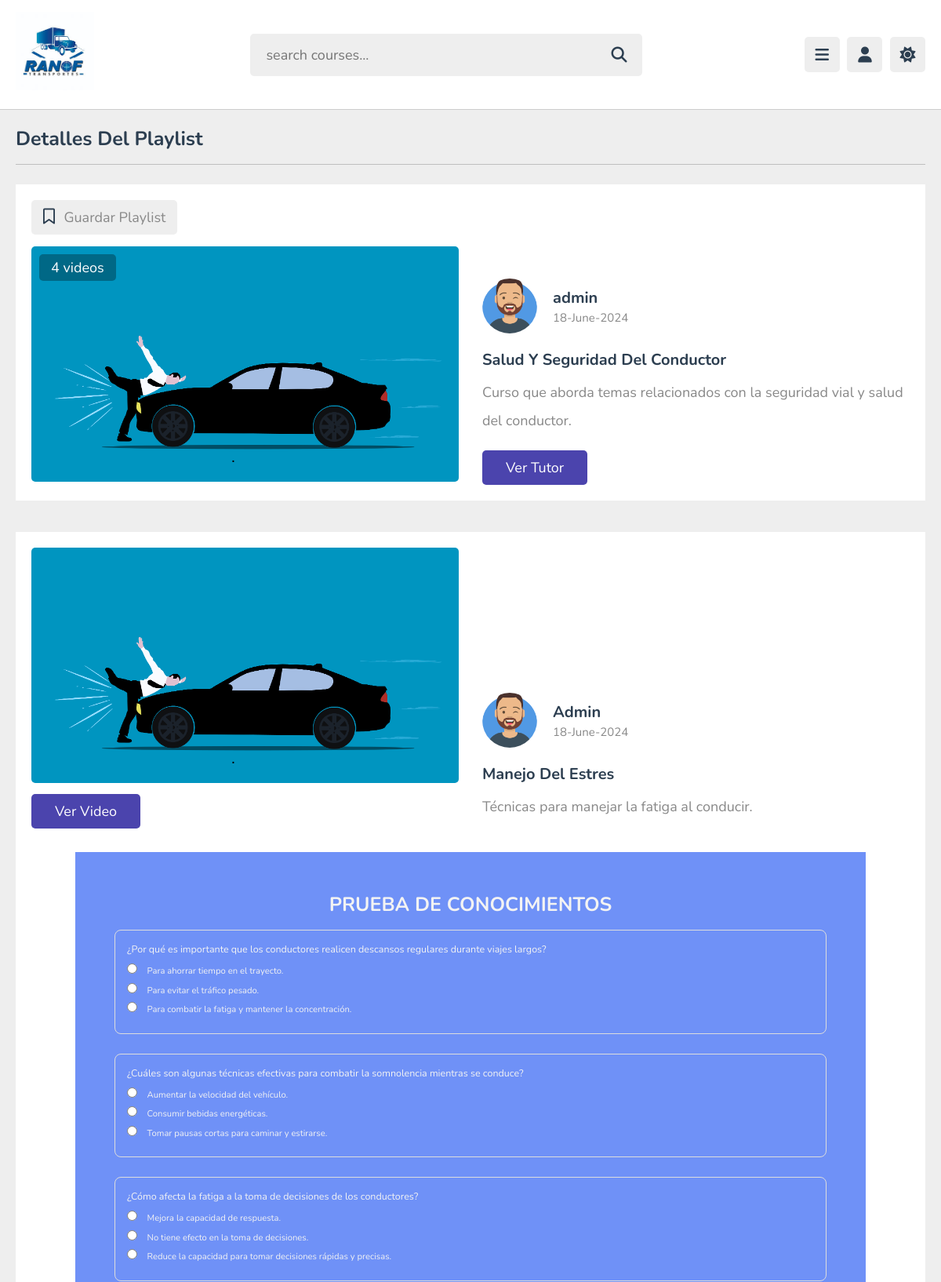
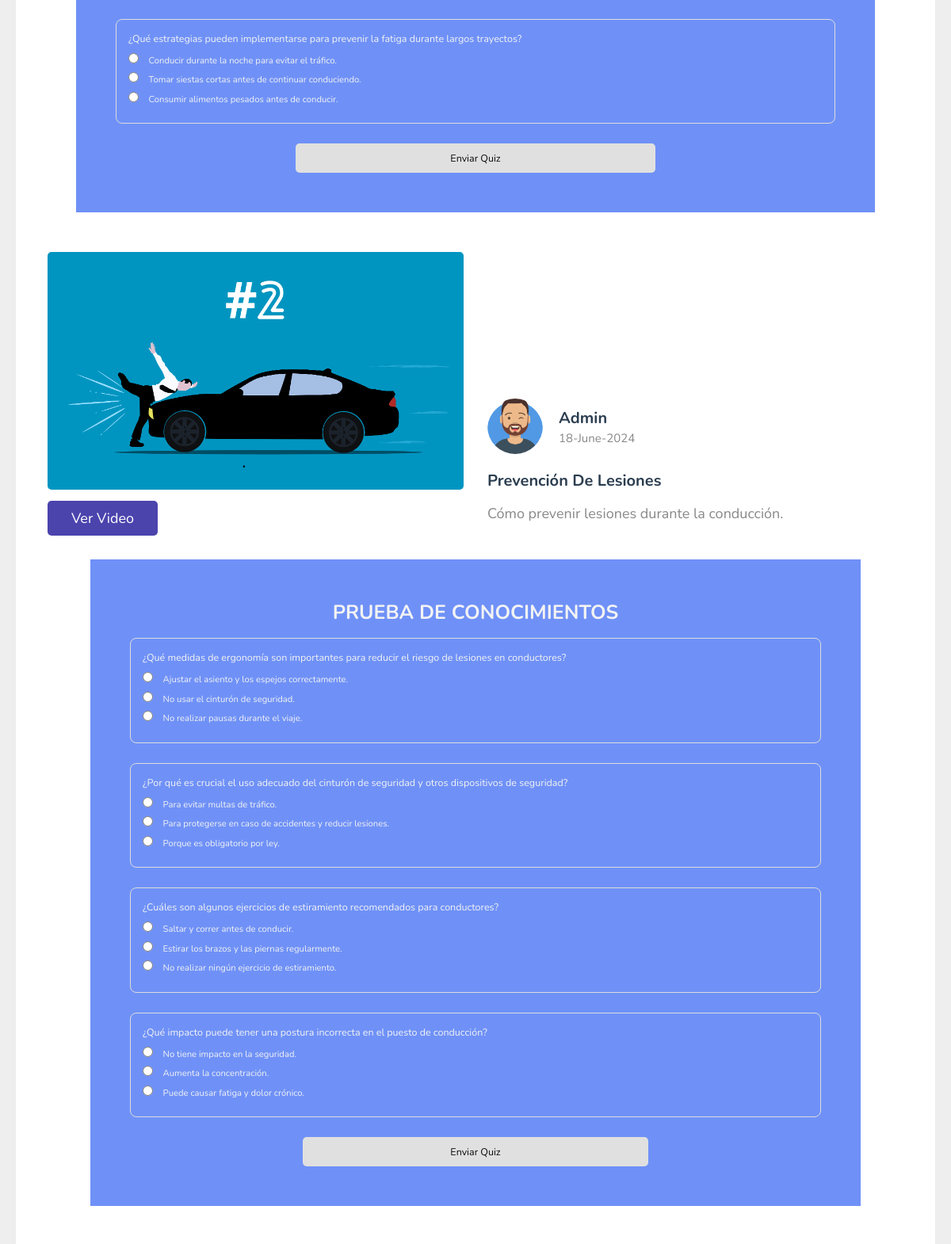
/detallesCurso.php?curso_id=1 (signed in, upper part), run on the app's committed database (2 pictures, top to bottom).
### tables this page shows
CREATE TABLE `cursos`  (
  `ID` int(11) NOT NULL AUTO_INCREMENT,
  `Nombre` varchar(255) NULL DEFAULT NULL,
  `Descripcion` text NULL,
  `Estado` varchar(50) NULL DEFAULT NULL,
  `FechaActualizacion` timestamp NOT NULL DEFAULT CURRENT_TIMESTAMP ON UPDATE CURRENT_TIMESTAMP,
  `CertificadoRequerido` tinyint(1) NULL DEFAULT NULL,
  `IDAdmin` int(11) NULL DEFAULT NULL,
  `MiniaturaCurso` varchar(255) NULL DEFAULT NULL,
  PRIMARY KEY (`ID`) USING BTREE,
  INDEX `fk_admin`(`IDAdmin`) USING BTREE,
  CONSTRAINT `fk_admin` FOREIGN KEY (`IDAdmin`) REFERENCES `transportistas` (`ID`) ON DELETE RESTRICT ON UPDATE RESTRICT
);

CREATE TABLE `transportistas`  (
  `ID` int(11) NOT NULL AUTO_INCREMENT,
  `NumeroTrabajador` varchar(50) NULL DEFAULT NULL,
  `Nombre` varchar(255) NULL DEFAULT NULL,
  `Apellido` varchar(255) NULL DEFAULT NULL,
  `Contraseña` varchar(255) NULL DEFAULT NULL,
  `Imagen` varchar(255) NULL DEFAULT NULL,
  `CorreoElectronico` varchar(255) NULL DEFAULT NULL,
  `EstaActivo` tinyint(1) NULL DEFAULT NULL,
  `EsAdmin` tinyint(1) NULL DEFAULT 0,
  PRIMARY KEY (`ID`) USING BTREE
);

CREATE TABLE `videos`  (
  `ID` int(11) NOT NULL AUTO_INCREMENT,
  `IDSubtema` int(11) NULL DEFAULT NULL,
  `Titulo` varchar(255) NULL DEFAULT NULL,
  `Descripcion` text NULL,
  `VideoURL` varchar(255) NULL DEFAULT NULL,
  `Orden` int(11) NULL DEFAULT NULL,
  `MiniaturaVideo` varchar(255) NULL DEFAULT NULL,
  PRIMARY KEY (`ID`) USING BTREE,
  INDEX `IDSubtema`(`IDSubtema`) USING BTREE,
  CONSTRAINT `videos_ibfk_1` FOREIGN KEY (`IDSubtema`) REFERENCES `subtemas` (`ID`) ON DELETE RESTRICT ON UPDATE RESTRICT
);

CREATE TABLE `subtemas`  (
  `ID` int(11) NOT NULL AUTO_INCREMENT,
  `IDCurso` int(11) NULL DEFAULT NULL,
  `Nombre` varchar(255) NULL DEFAULT NULL,
  `Descripcion` text NULL,
  `Orden` int(11) NULL DEFAULT NULL,
  PRIMARY KEY (`ID`) USING BTREE,
  INDEX `IDCurso`(`IDCurso`) USING BTREE,
  CONSTRAINT `subtemas_ibfk_1` FOREIGN KEY (`IDCurso`) REFERENCES `cursos` (`ID`) ON DELETE RESTRICT ON UPDATE RESTRICT
);

CREATE TABLE `preguntas`  (
  `ID` int(11) NOT NULL AUTO_INCREMENT,
  `IDCurso` int(11) NOT NULL,
  `IDSubtema` int(11) NOT NULL,
  `Pregunta` varchar(255) NOT NULL,
  `OpcionA` varchar(255) NOT NULL,
  `OpcionB` varchar(255) NOT NULL,
  `OpcionC` varchar(255) NOT NULL,
  `RespuestaCorrecta` varchar(1) NOT NULL,
  PRIMARY KEY (`ID`) USING BTREE,
  INDEX `IDCurso`(`IDCurso`) USING BTREE,
  INDEX `IDSubtema`(`IDSubtema`) USING BTREE,
  CONSTRAINT `fk_curso_preguntas` FOREIGN KEY (`IDCurso`) REFERENCES `cursos` (`ID`) ON DELETE CASCADE ON UPDATE CASCADE,
  CONSTRAINT `fk_subtema_preguntas` FOREIGN KEY (`IDSubtema`) REFERENCES `subtemas` (`ID`) ON DELETE CASCADE ON UPDATE CASCADE
);

### detallesCurso.php (the view, shortened to what this page needs)
<!DOCTYPE html>
<html lang="en">
<head>
   <link rel="stylesheet" href="https://cdnjs.cloudflare.com/ajax/libs/font-awesome/6.1.2/css/all.min.css">
   <link rel="stylesheet" href="Recursos/css/style.css">
   <link rel="stylesheet" href="Recursos/css/quiz.css">
</head>
<body>
   <?php
   include 'header.php';
   ?>
   <?php
   require_once 'Conexion/conectar.php';
   if (isset($_GET['curso_id'])) {
      $IDCurso = $_GET['curso_id'];
      $sql = "SELECT c.Nombre AS NombreCurso, c.Descripcion, c.MiniaturaCurso, c.FechaActualizacion,
               t.Nombre AS NombreAdmin, t.Imagen AS ImagenAdmin
           FROM cursos c
           INNER JOIN transportistas t ON c.IDAdmin = t.ID
           WHERE c.ID = $IDCurso";
      $result = $cn->query($sql);
      if ($result->num_rows > 0) {
         $curso = $result->fetch_assoc();
      } else {
         echo "No se encontró el curso.";
         exit;
      }
      $sql_videos = "SELECT COUNT(*) AS total_videos FROM videos WHERE IDSubtema IN (SELECT ID FROM subtemas WHERE IDCurso = $IDCurso)";
      $result_videos = $cn->query($sql_videos);
      if ($result_videos->num_rows > 0) {
         $total_videos = $result_videos->fetch_assoc()['total_videos'];
      } else {
         $total_videos = 0;
      }
   } else {
      echo "No se proporcionó el ID del curso.";
      exit;
   }
   ?>
   <section class="playlist-details">
      <h1 class="heading">Detalles del Playlist</h1>
      <div class="row">
         <div class="column">
            <form action="" method="post" class="save-playlist">
               <button type="submit"><i class="far fa-bookmark"></i> <span>Guardar Playlist</span></button>
            </form>
            <div class="thumb">
               <img src="<?php echo $curso['MiniaturaCurso']; ?>" alt="Miniatura del Curso">
               <span><?php echo $total_videos; ?> videos</span>
            </div>
         </div>
         <div class="column">
            <div class="tutor">
               <img src="<?php echo $curso['ImagenAdmin']; ?>" alt="Tutor">
               <div>
                  <h3><?php echo $curso['NombreAdmin']; ?></h3>
                  <span><?php echo date('d-F-Y', strtotime($curso['FechaActualizacion'])); ?></span>
               </div>
            </div>
            <div class="details">
               <h3><?php echo $curso['NombreCurso']; ?></h3>
               <p><?php echo $curso['Descripcion']; ?></p>
               <a href="" class="inline-btn">Ver tutor</a>
            </div>
         </div>
      </div>
   </section>
   <section class="playlist-details">
      <?php
      include 'Conexion/conectar.php';
      $IDCurso = $_GET['curso_id'];
      $sql_subtemas = "SELECT * FROM subtemas WHERE IDCurso = $IDCurso ORDER BY Orden";
      $result_subtemas = $cn->query($sql_subtemas);
      if ($result_subtemas->num_rows > 0) {
         while ($subtema = $result_subtemas->fetch_assoc()) {
            $IDSubtema = $subtema['ID'];
            $sql_videos_subtema = "SELECT * FROM videos WHERE IDSubtema = $IDSubtema ORDER BY Orden";
            $result_videos_subtema = $cn->query($sql_videos_subtema);
            if ($result_videos_subtema->num_rows > 0) {
               while ($video = $result_videos_subtema->fetch_assoc()) {
      ?>
                  <div class="row">
                     <div class="column">
                        <div class="thumb" id="videoContainer_<?php echo $video['ID']; ?>">
                           <img src="<?php echo $video['MiniaturaVideo']; ?>" alt="Miniatura del Video">
                           <button class="inline-btn show-video-btn" data-video="<?php echo $video['VideoURL']; ?>" data-miniatura="<?php echo $video['MiniaturaVideo']; ?>">Ver Video</button>
                        </div>
                     </div>
                     <div class="column">
                        <div class="details">
                           <div class="column">
                              <div class="tutor">
                                 <img src="<?php echo $curso['ImagenAdmin']; ?>" alt="Tutor">
                                 <div>
                                    <h3><?php echo $curso['NombreAdmin']; ?></h3>
                                    <span><?php echo date('d-F-Y', strtotime($curso['FechaActualizacion'])); ?></span>
                                 </div>
                              </div>
                              <h3><?php echo $video['Titulo']; ?></h3>
                              <p><?php echo $subtema['Descripcion']; ?></p>
                           </div>
                        </div>
                     </div>
                     <?php
                     $sql_preguntas = "SELECT * FROM preguntas WHERE IDSubtema = $IDSubtema";
                     $result_preguntas = $cn->query($sql_preguntas);
                     if ($result_preguntas->num_rows > 0) {
                     ?>
                        <div class="quiz-section">
                           <h1 class="quiz-title">PRUEBA DE CONOCIMIENTOS</h1>
                           <form id="quizForm_<?php echo $IDSubtema; ?>" class="quiz-form">
                              <?php
                              $delay = 0;
                              while ($pregunta = $result_preguntas->fetch_assoc()) { ?>
                                 <div class="quiz-question" style="animation-delay: <?php echo $delay; ?>s;">
                                    <label class="question-text"><?php echo $pregunta['Pregunta']; ?></label>
                                    <div class="quiz-option">
                                       <input class="option-input" type="radio" name="pregunta_<?php echo $pregunta['ID']; ?>" value="A" data-correct="<?php echo ($pregunta['RespuestaCorrecta'] == 'A') ? 'true' : 'false'; ?>" id="pregunta_<?php echo $pregunta['ID']; ?>_A">
                                       <label class="option-label" for="pregunta_<?php echo $pregunta['ID']; ?>_A"><?php echo $pregunta['OpcionA']; ?></label>
                                    </div>
                                    <div class="quiz-option">
                                       <input class="option-input" type="radio" name="pregunta_<?php echo $pregunta['ID']; ?>" value="B" data-correct="<?php echo ($pregunta['RespuestaCorrecta'] == 'B') ? 'true' : 'false'; ?>" id="pregunta_<?php echo $pregunta['ID']; ?>_B">
                                       <label class="option-label" for="pregunta_<?php echo $pregunta['ID']; ?>_B"><?php echo $pregunta['OpcionB']; ?></label>
                                    </div>
                                    <div class="quiz-option">
                                       <input class="option-input" type="radio" name="pregunta_<?php echo $pregunta['ID']; ?>" value="C" data-correct="<?php echo ($pregunta['RespuestaCorrecta'] == 'C') ? 'true' : 'false'; ?>" id="pregunta_<?php echo $pregunta['ID']; ?>_C">
                                       <label class="option-label" for="pregunta_<?php echo $pregunta['ID']; ?>_C"><?php echo $pregunta['OpcionC']; ?></label>
                                    </div>
                                 </div>
                              <?php
                                 $delay += 0.5;
                              } ?>
                              <button type="submit" class="quiz-submit">Enviar Quiz</button>
                           </form>
                        </div>
         <?php
                     } else {
                        echo "<p>No se encontraron preguntas para el subtema ID: $IDSubtema</p>";
                     }
                  }
               } else {
                  echo "No se encontraron videos para el subtema ID: $IDSubtema";
               }
            }
         } else {
            echo "No se encontraron subtemas para el curso ID: $IDCurso";
         }
         ?>
   </section>
</body>
</html>

### header.php (shortened to what this page needs)
<header class="header">
    <section class="flex">
        <a href="home.php" class="logo">
            <img src="Recursos/imagenes/Logo.jpg" alt="Logo de RANOF">
        </a>
        <form action="search.php" method="post" class="search-form">
            <input type="text" name="search_box" required placeholder="search courses..." maxlength="100">
            <button type="submit" class="fas fa-search"></button>
        </form>
        <div class="icons">
            <div id="menu-btn" class="fas fa-bars"></div>
            <div id="user-btn" class="fas fa-user"></div>
            <div id="toggle-btn" class="fas fa-sun"></div>
        </div>
    </section>
</header>

### Recursos/css/style.css (style rules this page uses)
:root { --main-color: #4b44ad; --red: #e74c3c; --orange: #f39c12; --light-color: #888; --light-bg: #eee; --black: #2c3e50; --white: #fff; --border: .1rem solid rgba(0, 0, 0, .2); }
* { font-family: 'Nunito', sans-serif; margin: 0; padding: 0; box-sizing: border-box; outline: none; border: none; text-decoration: none; }
html { font-size: 62.5%; overflow-x: hidden; }
body { background-color: var(--light-bg); padding-left: 30rem; }
section { padding: 2rem; margin: 0 auto; max-width: 1200px; }
.heading { font-size: 2.5rem; color: var(--black); margin-bottom: 2.5rem; border-bottom: var(--border); padding-bottom: 1.5rem; text-transform: capitalize; }
.inline-btn, .inline-option-btn, .inline-delete-btn, .btn, .delete-btn, .option-btn { border-radius: .5rem; color: #fff; font-size: 1.8rem; cursor: pointer; text-transform: capitalize; padding: 1rem 3rem; text-align: center; margin-top: 1rem; }
.inline-btn, .inline-option-btn, .inline-delete-btn { display: inline-block; }
.btn, .inline-btn { background-color: var(--main-color); }
.header { position: sticky; top: 0; left: 0; right: 0; background-color: var(--white); z-index: 1000; border-bottom: var(--border); }
.header .flex { display: flex; align-items: center; justify-content: space-between; position: relative; padding: 1.5rem 2rem; }
.header .flex .logo { font-size: 2.5rem; color: var(--black); }
.header .flex .logo img { width: 100px; height: auto; }
.header .flex .search-form { width: 50rem; border-radius: .5rem; background-color: var(--light-bg); padding: 1.5rem 2rem; display: flex; gap: 2rem; }
.header .flex .search-form input { width: 100%; font-size: 1.8rem; color: var(--black); background: none; }
.header .flex .search-form button { background: none; font-size: 2rem; cursor: pointer; color: var(--black); }
.header .flex .icons div { font-size: 2rem; color: var(--black); background-color: var(--light-bg); border-radius: .5rem; height: 4.5rem; width: 4.5rem; line-height: 4.5rem; cursor: pointer; text-align: center; margin-left: .7rem; }
.playlist-details .row { display: flex; align-items: flex-end; gap: 3rem; flex-wrap: wrap; background-color: var(--white); padding: 2rem; }
.playlist-details .row .column { flex: 1 1 40rem; }
.playlist-details .row .column .save-playlist { margin-bottom: 1.5rem; }
.playlist-details .row .column .save-playlist button { border-radius: .5rem; background-color: var(--light-bg); padding: 1rem 1.5rem; cursor: pointer; }
.playlist-details .row .column .save-playlist button i { font-size: 2rem; color: var(--black); margin-right: .8rem; }
.playlist-details .row .column .save-playlist button span { font-size: 1.8rem; color: var(--light-color); }
.playlist-details .row .column .thumb { position: relative; }
.playlist-details .row .column .thumb span { font-size: 1.8rem; color: #fff; background-color: rgba(0,0,0,.3); border-radius: .5rem; position: absolute; top: 1rem; left: 1rem; padding: .5rem 1.5rem; }
.playlist-details .row .column .thumb img { height: 30rem; width: 100%; object-fit: cover; border-radius: .5rem; }
.playlist-details .row .column .tutor { display: flex; align-items: center; gap: 2rem; margin-bottom: 2rem; }
.playlist-details .row .column .tutor img { height: 7rem; width: 7rem; border-radius: 50%; object-fit: cover; }
.playlist-details .row .column .tutor h3 { font-size: 2rem; color: var(--black); margin-bottom: .2rem; }
.playlist-details .row .column .tutor span { font-size: 1.5rem; color: var(--light-color); }
.playlist-details .row .column .details h3 { font-size: 2rem; color: var(--black); text-transform: capitalize; }
.playlist-details .row .column .details p { padding: 1rem 0; line-height: 2; font-size: 1.8rem; color: var(--light-color); }
@media (max-width:1200px) { body { padding-left: 0; } }

### data on the page
cursos: IDAdmin.Imagen (picture), IDAdmin.Nombre "admin", FechaActualizacion "18-June-2024", Nombre "Salud Y Seguridad Del Conductor", Descripcion "Curso que aborda temas relacionados con la seguridad vial y salud del conductor."
videos: shows a picture, transportistas.Imagen (picture), Titulo "Manejo Del Estres", IDSubtema.Descripcion "Técnicas para manejar la fatiga al conducir."
transportistas: Nombre "Admin"
preguntas: Pregunta "¿Por qué es importante que los conductores realicen descansos regulares durante viajes largos?", RespuestaCorrecta "☐ Para ahorrar tiempo en el tray", OpcionA "Para ahorrar tiempo en el trayecto.", RespuestaCorrecta "☐ Para evitar el tráfico pesado.", OpcionB "Para evitar el tráfico pesado.", RespuestaCorrecta "☐ Para combatir la fatiga y mant", OpcionC "Para combatir la fatiga y mantener la concentración."
preguntas: Pregunta "¿Cuáles son algunas técnicas efectivas para combatir la somnolencia mientras se conduce?", RespuestaCorrecta "☐ Aumentar la velocidad del vehí", OpcionA "Aumentar la velocidad del vehículo.", RespuestaCorrecta "☐ Consumir bebidas energéticas.", OpcionB "Consumir bebidas energéticas.", RespuestaCorrecta "☐ Tomar pausas cortas para camin", OpcionC "Tomar pausas cortas para caminar y estirarse."
preguntas: Pregunta "¿Cómo afecta la fatiga a la toma de decisiones de los conductores?", RespuestaCorrecta "☐ Mejora la capacidad de respues", OpcionA "Mejora la capacidad de respuesta.", RespuestaCorrecta "☐ No tiene efecto en la toma de", OpcionB "No tiene efecto en la toma de decisiones.", RespuestaCorrecta "☐ Reduce la capacidad para tomar", OpcionC "Reduce la capacidad para tomar decisiones rápidas y precisas."
preguntas: Pregunta "¿Qué estrategias pueden implementarse para prevenir la fatiga durante largos trayectos?", RespuestaCorrecta "☐ Conducir durante la noche para", OpcionA "Conducir durante la noche para evitar el tráfico.", RespuestaCorrecta "☐ Tomar siestas cortas antes de", OpcionB "Tomar siestas cortas antes de continuar conduciendo.", RespuestaCorrecta "☐ Consumir alimentos pesados ant", OpcionC "Consumir alimentos pesados antes de conducir."
videos: shows a picture, transportistas.Imagen (picture), Titulo "Prevención De Lesiones", IDSubtema.Descripcion "Cómo prevenir lesiones durante la conducción."
preguntas: Pregunta "¿Qué medidas de ergonomía son importantes para reducir el riesgo de lesiones en conductores?", RespuestaCorrecta "☐ Ajustar el asiento y los espej", OpcionA "Ajustar el asiento y los espejos correctamente.", RespuestaCorrecta "☐ No usar el cinturón de segurid", OpcionB "No usar el cinturón de seguridad.", RespuestaCorrecta "☐ No realizar pausas durante el", OpcionC "No realizar pausas durante el viaje."
preguntas: Pregunta "¿Por qué es crucial el uso adecuado del cinturón de seguridad y otros dispositivos de seguridad?", RespuestaCorrecta "☐ Para evitar multas de tráfico.", OpcionA "Para evitar multas de tráfico.", RespuestaCorrecta "☐ Para protegerse en caso de acc", OpcionB "Para protegerse en caso de accidentes y reducir lesiones.", RespuestaCorrecta "☐ Porque es obligatorio por ley.", OpcionC "Porque es obligatorio por ley."
preguntas: Pregunta "¿Cuáles son algunos ejercicios de estiramiento recomendados para conductores?", RespuestaCorrecta "☐ Saltar y correr antes de condu", OpcionA "Saltar y correr antes de conducir.", RespuestaCorrecta "☐ Estirar los brazos y las piern", OpcionB "Estirar los brazos y las piernas regularmente.", RespuestaCorrecta "☐ No realizar ningún ejercicio d", OpcionC "No realizar ningún ejercicio de estiramiento."
preguntas: Pregunta "¿Qué impacto puede tener una postura incorrecta en el puesto de conducción?", RespuestaCorrecta "☐ No tiene impacto en la segurid", OpcionA "No tiene impacto en la seguridad.", RespuestaCorrecta "☐ Aumenta la concentración.", OpcionB "Aumenta la concentración.", RespuestaCorrecta "☐ Puede causar fatiga y dolor cr", OpcionC "Puede causar fatiga y dolor crónico."

### other printed values
$total_videos "4"
